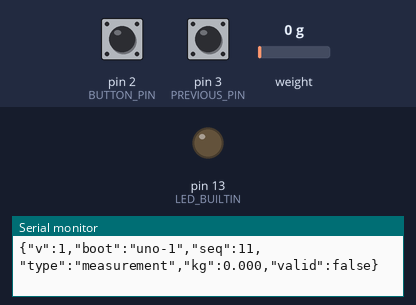
The sketch below on a simulated Arduino Uno, built with avr-gcc and run on an emulated ATmega328P. On the bench: output pins drawn as LEDs (lit = HIGH), the last lines printed to the serial monitor. Inputs (shaded band) come from the test bench; at power-on: pin 2 (BUTTON_PIN) HIGH, pin 3 (PREVIOUS_PIN) HIGH, weight on the scale 0 g. EEPROM starts erased.

Above: at 1.2 s.
1.3 s: pin 2 (BUTTON_PIN) pulled LOW for 0.15 s
At 1.53 s:
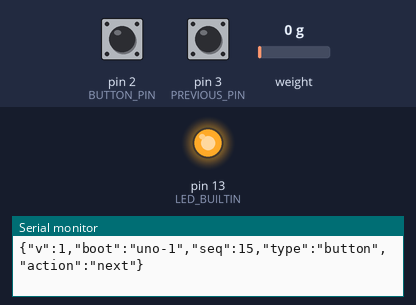
7.1 s: pin 2 (BUTTON_PIN) pulled LOW for 3.2 s
At 11.2 s:
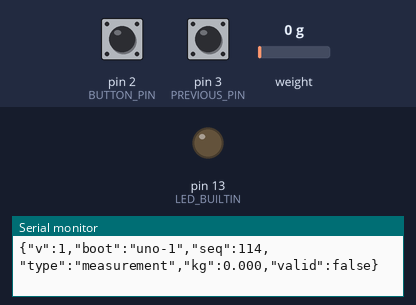
Timing chart, 0 to 12.7 s (numbered marks = the images above; inputs shaded):
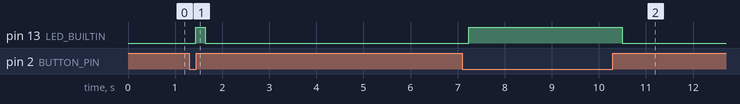

The sketch:

GravityExplorer.ino
```cpp
// GravityExplorer v1 — Arduino Uno R3, bogde HX711 library 0.7.5.
// No automatic tare: an occupied platform must never become the zero reference.
#include <HX711.h>
#include <EEPROM.h>
#include <math.h>
#include <stddef.h>

const byte BUTTON_PIN=2, PREVIOUS_PIN=3, DATA_PIN=4, CLOCK_PIN=5;
const byte WINDOW=20;
HX711 adc;
struct __attribute__((packed)) Calibration {
  uint32_t magic;
  byte version;
  int32_t zero;
  float factor;
  uint16_t checksum;
};
Calibration calibration;
long readings[WINDOW];
byte count=0, cursor=0;
bool calibrated=false, tarePending=false, buttonState=HIGH, buttonRaw=HIGH;
bool previousState=HIGH, previousRaw=HIGH;
uint32_t previousAt=0;
long pendingZero=0;
uint32_t boot=0, sequence=0, lastSample=0, lastHello=0, lastFault=0, buttonAt=0;
char command[64];
byte commandLength=0;
bool dropping=false;

uint16_t checksum(const Calibration &value) {
  uint16_t crc=0xFFFF;
  const byte *bytes=(const byte *)&value;
  for(size_t i=0;i<offsetof(Calibration,checksum);i++) {
    crc^=bytes[i];
    for(byte j=0;j<8;j++)crc=(crc&1)?(crc>>1)^0xA001:crc>>1;
  }
  return crc;
}
void frame(const __FlashStringHelper *type) {
  Serial.print(F("{\"v\":1,\"boot\":\"uno-"));Serial.print(boot);
  Serial.print(F("\",\"seq\":"));Serial.print(sequence++);
  Serial.print(F(",\"type\":\""));Serial.print(type);Serial.print('"');
}
void hello() {
  frame(F("hello"));Serial.print(F(",\"calibrated\":"));
  Serial.print(calibrated&&!tarePending?F("true"):F("false"));Serial.println('}');
  lastHello=millis();
}
void ack(unsigned long id,bool ok,const __FlashStringHelper *message) {
  frame(F("ack"));Serial.print(F(",\"id\":"));Serial.print(id);
  Serial.print(F(",\"ok\":"));Serial.print(ok?F("true"):F("false"));
  Serial.print(F(",\"message\":\""));Serial.print(message);Serial.println(F("\"}"));
}
bool stable(double &mean) {
  if(count<WINDOW || millis()-lastSample>500)return false;
  long low=readings[0],high=readings[0];mean=0;
  for(byte i=0;i<count;i++){low=min(low,readings[i]);high=max(high,readings[i]);mean+=readings[i];}
  mean/=count;
  // Before calibration use a conservative raw ADC noise bound; tune to the cell.
  double limit=calibrated?max(100.0,abs((double)calibration.factor)*0.2):10000.0;
  if(high-low>limit || low<=-8300000L || high>=8300000L)return false;
  double first=0,second=0;
  // Compare chronological halves to reject gradual loading, not just vibration.
  for(byte i=0;i<WINDOW;i++){
    if(i<WINDOW/2)first+=readings[(cursor+i)%WINDOW];
    else second+=readings[(cursor+i)%WINDOW];
  }
  return abs(first/(WINDOW/2)-second/(WINDOW/2))<=limit/2;
}
void processCommand() {
  char name[8],extra;unsigned long id=0;float kg=0;double raw=0;
  int fields=sscanf(command,"%7s %lu %c",name,&id,&extra);
  if(fields<2 || !id)return;
  if(strcmp(name,"TARE")==0 && fields==2) {
    if(!stable(raw)){ack(id,false,F("Wait for a stable empty platform (2 seconds)."));return;}
    pendingZero=lround(raw);tarePending=true;count=0;cursor=0;
    hello();ack(id,true,F("Empty platform recorded. Add reference mass, wait 3 seconds, then calibrate."));
  } else if(strcmp(name,"CAL")==0) {
    // AVR scanf does not support floats. Parse the known mass explicitly.
    char *firstSpace=strchr(command,' ');char *secondSpace=firstSpace?strchr(firstSpace+1,' '):NULL;
    char *end=NULL;
    if(secondSpace)kg=strtod(secondSpace+1,&end);
    while(end && *end==' ')end++;
    if(!secondSpace || !end || *end || !isfinite(kg) || kg<1 || kg>100){ack(id,false,F("Reference mass must be 1 to 100 kg."));return;}
    if(!tarePending){ack(id,false,F("Record the empty platform first."));return;}
    if(!stable(raw)){ack(id,false,F("Reference mass is moving. Wait at least 3 seconds."));return;}
    double factor=(raw-pendingZero)/kg;
    if(abs(raw-pendingZero)<1000 || abs(factor)<10 || abs(factor)>10000000){ack(id,false,F("Reference signal too small or invalid. Check the load cells."));return;}
    calibration.magic=0x47525631UL;calibration.version=1;calibration.zero=pendingZero;calibration.factor=factor;
    calibration.checksum=checksum(calibration);EEPROM.put(0,calibration);
    calibrated=true;tarePending=false;hello();ack(id,true,F("Calibration saved. Remove reference mass and verify zero."));
  } else ack(id,false,F("Unknown or malformed command."));
}
void setup() {
  pinMode(BUTTON_PIN,INPUT_PULLUP);pinMode(PREVIOUS_PIN,INPUT_PULLUP);pinMode(LED_BUILTIN,OUTPUT);
  buttonState=buttonRaw=digitalRead(BUTTON_PIN); // Held at boot is not a press.
  previousState=previousRaw=digitalRead(PREVIOUS_PIN);
  Serial.begin(115200);adc.begin(DATA_PIN,CLOCK_PIN);
  EEPROM.get(0,calibration);
  calibrated=calibration.magic==0x47525631UL && calibration.version==1 && calibration.checksum==checksum(calibration) && isfinite(calibration.factor) && abs(calibration.factor)>=10;
  EEPROM.get(64,boot);if(boot==0xFFFFFFFFUL)boot=0;boot++;EEPROM.put(64,boot);
  hello();lastSample=millis();
}
void loop() {
  uint32_t now=millis();
  bool rawButton=digitalRead(BUTTON_PIN);
  if(rawButton!=buttonRaw){buttonRaw=rawButton;buttonAt=now;}
  if(now-buttonAt>=40 && buttonState!=buttonRaw){
    buttonState=buttonRaw;
    if(buttonState==LOW){frame(F("button"));Serial.println(F(",\"action\":\"next\"}"));}
  }
  bool rawPrevious=digitalRead(PREVIOUS_PIN);
  if(rawPrevious!=previousRaw){previousRaw=rawPrevious;previousAt=now;}
  if(now-previousAt>=40 && previousState!=previousRaw){
    previousState=previousRaw;
    if(previousState==LOW){frame(F("button"));Serial.println(F(",\"action\":\"previous\"}"));}
  }
  digitalWrite(LED_BUILTIN,buttonState==LOW?HIGH:LOW);
  // Bound work per loop so noisy serial input cannot starve the scale/button.
  for(byte i=0;i<32 && Serial.available();i++) {
    char c=Serial.read();
    if(c=='\n'){if(!dropping && commandLength){command[commandLength]=0;processCommand();}commandLength=0;dropping=false;}
    else if(c!='\r' && !dropping){if(commandLength<sizeof(command)-1)command[commandLength++]=c;else dropping=true;}
  }
  if(adc.is_ready()) {
    long raw=adc.read();lastSample=now;
    readings[cursor]=raw;cursor=(cursor+1)%WINDOW;if(count<WINDOW)count++;
    bool valid=calibrated&&!tarePending && raw>-8300000L && raw<8300000L;
    double kg=valid?(raw-(double)calibration.zero)/calibration.factor:0;
    frame(F("measurement"));Serial.print(F(",\"kg\":"));Serial.print(kg,3);
    Serial.print(F(",\"valid\":"));Serial.print(valid?F("true"):F("false"));Serial.println('}');
  }
  if(now-lastHello>=3000)hello();
  if(now-lastSample>500 && now-lastFault>=1000){
    count=0;cursor=0;frame(F("fault"));Serial.println(F(",\"message\":\"HX711 not responding\"}"));lastFault=now;
  }
}
```

Measured:
- after the input at 1.3 s, pin 13 (LED_BUILTIN): LOW → HIGH after 0.14 s, → LOW 0.20 s later
- after the input at 7.1 s, pin 13 (LED_BUILTIN): LOW → HIGH after 0.14 s, → LOW 3.3 s later
